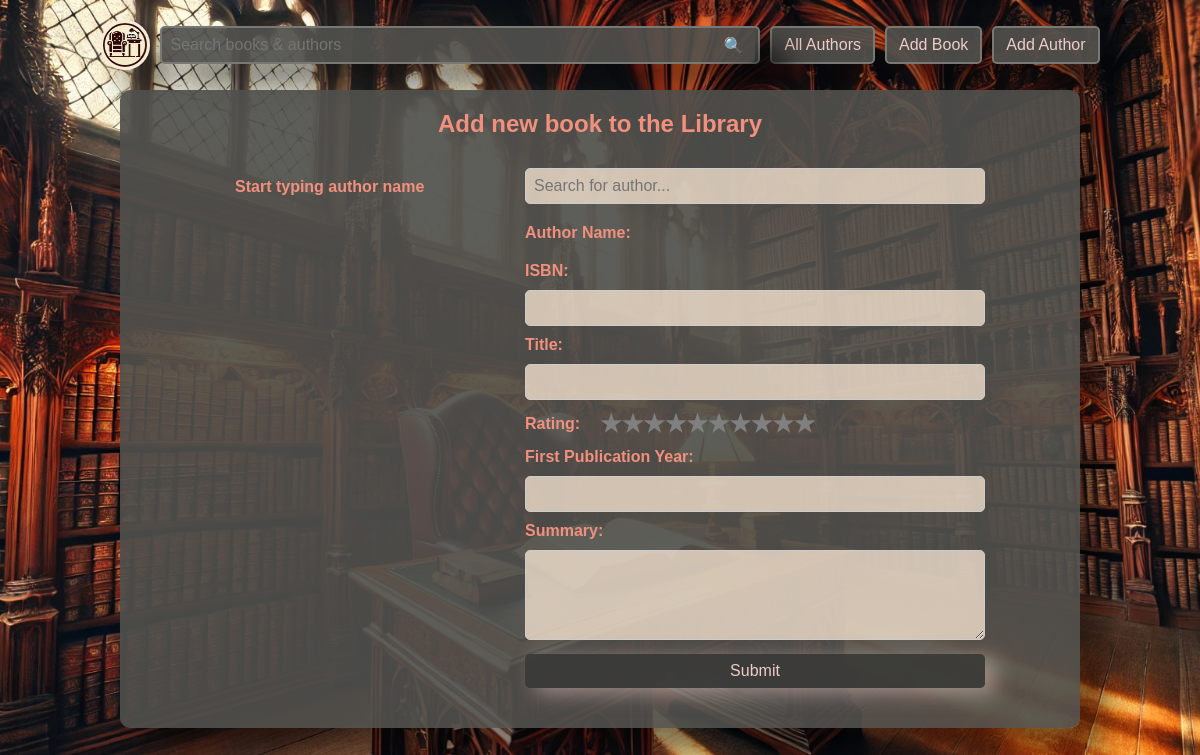
/add_author_book/15, run on an earlier commit of the app's database.
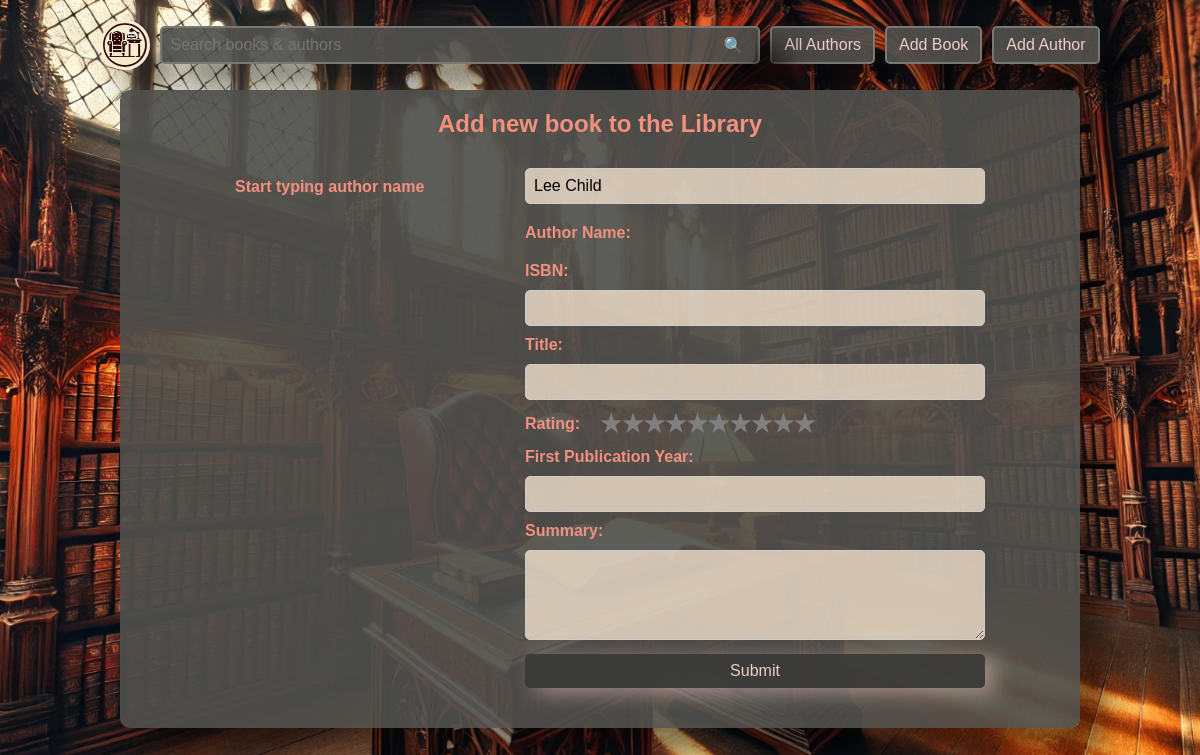
And on a later commit of the database.
### data_models.py (models this page shows, shortened)
class Author(db.Model):
    __tablename__ = 'authors'
    author_id = db.Column(db.Integer, primary_key=True, autoincrement=True)
    name = db.Column(db.String(80), nullable=False)
    birth_date = db.Column(db.Date)
    date_of_death = db.Column(db.Date)
    biography = db.Column(db.Text, nullable=True)

### app_routes.py (the view)
    @app.route('/add_author_book/<int:author_id>', methods=['POST', 'GET'])
    def add_author_book(author_id):
        return controller.add_book(author_id=author_id)

### controller.py (called while the page is built, shortened)
def add_book(author_id=None):
    author = None
    if author_id is not None:
        author = Author.query.get(author_id)
    return render_template('add_book.html',
                           author_id = author_id if author_id is not None else "",
                           author_name = author.name if author is not None else "")

### templates/add_book.html (shortened to what this page needs)
{% extends "common.html" %}
{% block content %}
    <h2>Add new book to the Library</h2>
    <div id="add_book_form_container">
        <div id="author-info">
            <div id="s-result-title">Start typing author name</div>
        </div>
        <form id="add_book_form" action="/add_book" method="POST">
            <input type="text" id="author-search" value="{{author_name}}" placeholder="Search for author..." oninput="searchAuthor()">
            <div id="found-author-title-name">Author Name: <div id="found-author-name"></div></div>
            <div class="input_field">
            <label for="isbn">ISBN:</label>
            <input type="text" id="isbn" name="isbn">
            </div>
            <div class="input_field">
            <label for="title">Title:</label>
            <input type="text" id="title" name="title" required>
            </div>
            <div class="input_field">
                <div id="rating_box">
                    <label for="rating">Rating:</label>
                    <div class="star-rating">
                        <input type="radio" id="star10" name="rating" value="10"><label for="star10">★</label>
                        <input type="radio" id="star9" name="rating" value="9"><label for="star9">★</label>
                        <input type="radio" id="star8" name="rating" value="8"><label for="star8">★</label>
                        <input type="radio" id="star7" name="rating" value="7"><label for="star7">★</label>
                        <input type="radio" id="star6" name="rating" value="6"><label for="star6">★</label>
                        <input type="radio" id="star5" name="rating" value="5"><label for="star5">★</label>
                        <input type="radio" id="star4" name="rating" value="4"><label for="star4">★</label>
                        <input type="radio" id="star3" name="rating" value="3"><label for="star3">★</label>
                        <input type="radio" id="star2" name="rating" value="2"><label for="star2">★</label>
                        <input type="radio" id="star1" name="rating" value="1"><label for="star1">★</label>
                    </div>
                </div>
            </div>
            <div class="input_field">
            <label for="publication_year">First Publication Year:</label>
            <input type="number" id="publication_year" name="publication_year" required>
            </div>
            <div class="input_field">
            <label for="summary">Summary:</label>
            <textarea id="summary" name="summary" rows="4"></textarea>
            </div>
            <button id="submit_button" type="submit" disabled>Submit</button>
        </form>
    </div>
{% endblock %}

What changed in the data, as far as the page shows it:
added Author: name "Lee Child"
